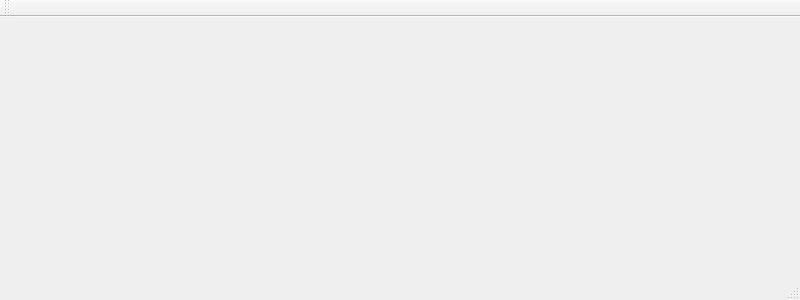
<?xml version="1.0" encoding="UTF-8"?>
<ui version="4.0">
 <class>MainWindow</class>
 <widget class="QMainWindow" name="MainWindow">
  <property name="geometry">
   <rect>
    <x>0</x>
    <y>0</y>
    <width>800</width>
    <height>300</height>
   </rect>
  </property>
  <property name="minimumSize">
   <size>
    <width>800</width>
    <height>200</height>
   </size>
  </property>
  <property name="windowTitle">
   <string>MainWindow</string>
  </property>
  <widget class="QWidget" name="centralWidget"/>
  <widget class="QMenuBar" name="menuBar">
   <property name="geometry">
    <rect>
     <x>0</x>
     <y>0</y>
     <width>800</width>
     <height>22</height>
    </rect>
   </property>
  </widget>
  <widget class="QToolBar" name="mainToolBar">
   <attribute name="toolBarArea">
    <enum>TopToolBarArea</enum>
   </attribute>
   <attribute name="toolBarBreak">
    <bool>false</bool>
   </attribute>
  </widget>
  <widget class="QStatusBar" name="statusBar"/>
 </widget>
 <layoutdefault spacing="6" margin="11"/>
 <resources/>
 <connections/>
</ui>
